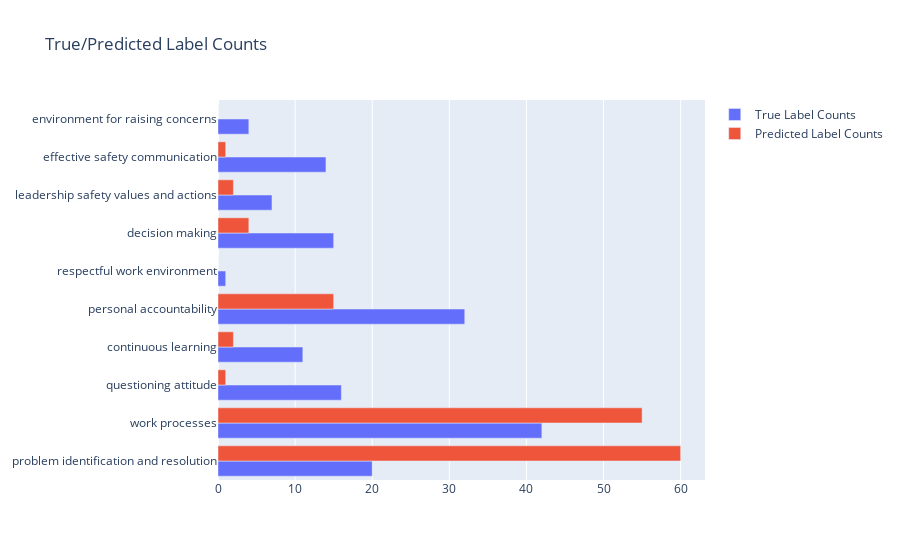

Notebook source saved alongside this figure:
### Code cell
getTraitCounts(df)

### Figure 1 — Plotly figure (JSON) as saved in the notebook; plotly's stock layout.template omitted (floating-point values rounded to 4 significant figures)
{"data": [{"name": "True Label Counts", "orientation": "h", "type": "bar", "x": [20, 42, 16, 11, 32, 1, 15, 7, 14, 4], "y": ["problem identification and resolution", "work processes", "questioning attitude", "continuous learning", "personal accountability", "respectful work environment", "decision making", "leadership safety values and actions", "effective safety communication", "environment for raising concerns"]}, {"name": "Predicted Label Counts", "orientation": "h", "type": "bar", "x": [60, 55, 1, 2, 15, 0, 4, 2, 1, 0], "y": ["problem identification and resolution", "work processes", "questioning attitude", "continuous learning", "personal accountability", "respectful work environment", "decision making", "leadership safety values and actions", "effective safety communication", "environment for raising concerns"]}], "layout": {"title": {"text": "True/Predicted Label Counts"}}}
